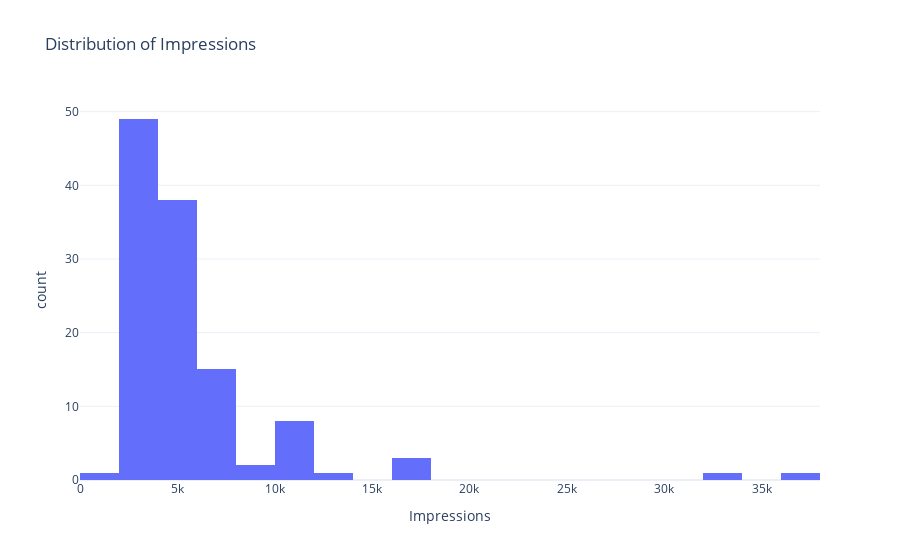

The notebook cell this image was saved under:
### Markdown cell above
### Q4) When you start exploring your data, always start by exploring the main feature of your data. For example, as we are working on a dataset based on Instagram Reach, we should start by exploring the feature that contains data about reach. In our data, the Impressions column contains the data about theh reach of an Instagram post. So let’s have a look at the distribution of the Impressions:

### Code cell
fig = px.histogram(df, x = 'Impressions', title = 'Distribution of Impressions')
fig.show()

### Figure 1 — Plotly figure (JSON) as saved in the notebook; plotly's stock layout.template omitted (floating-point values rounded to 4 significant figures)
{"data": [{"alignmentgroup": "True", "bingroup": "x", "hovertemplate": "Impressions=%{x}<br>count=%{y}<extra></extra>", "legendgroup": "", "marker": {"color": "#636efa", "pattern": {"shape": ""}}, "name": "", "offsetgroup": "", "orientation": "v", "showlegend": false, "type": "histogram", "x": [3920, 5394, 4021, 4528, 2518, 3884, 2621, 3541, 3749, 4115, 2218, 3234, 4344, 3216, 9453, 5055, 4002, 3169, 6168, 2407, 2064, 3973, 7281, 3052, 4628, 4082, 5394, 2766, 3924, 3015, 6666, 3854, 4355, 4343, 6108, 2523, 2327, 3990, 2191, 1941, 16062, 4998, 4289, 3880, 3786, 4298, 3630, 2826, 7407, 10386, 2998, 7018, 2941, 6432, 10667, 3988, 4978, 3388, 4467, 3246, 5072, 6339, 4239, 3454, 7571, 3333, 3818, 10933, 5058, 3601, 3480, 3525, 3606, 5542, 6559, 3623, 10493, 4446, 2957, 5538, 4681, 5273, 5055, 4002, 3169, 6168, 2407, 3630, 2826, 7407, 10386, 2998, 3052, 4628, 4082, 5394, 2766, 3924, 3015, 5409, 5323, 8001, 4150, 4609, 6348, 11068, 7231, 17396, 6814, 17713, 5563, 4842, 11149, 10206, 13700, 5731, 4139, 32695, 36919], "xaxis": "x", "yaxis": "y"}], "layout": {"autosize": true, "barmode": "relative", "legend": {"tracegroupgap": 0}, "title": {"text": "Distribution of Impressions"}, "xaxis": {"anchor": "y", "autorange": true, "domain": [0, 1], "range": [-0.5, 38000.0], "title": {"text": "Impressions"}, "type": "linear"}, "yaxis": {"anchor": "x", "autorange": true, "domain": [0, 1], "range": [0, 51.58], "title": {"text": "count"}}}}
